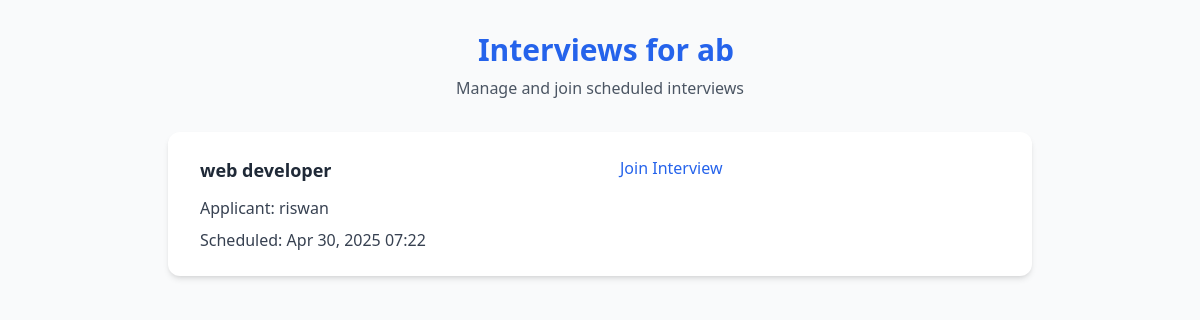
The page /interviews/interviews/1/ on the database its author committed.
### organizations/models.py (models this page shows, shortened)
class Organization(models.Model):
    user = models.OneToOneField(User, on_delete=models.CASCADE)
    name = models.CharField(max_length=255)
    description = models.TextField(blank=True, null=True)
    website = models.URLField()
    registration_number = models.CharField(max_length=100)
    profile_image = models.ImageField(upload_to='profile_images/', blank=True, null=True)
    banner_image = models.ImageField(upload_to='banner_images/', blank=True, null=True)
    created_at = models.DateTimeField(auto_now_add=True)
    updated_at = models.DateTimeField(auto_now=True)
    is_verified = models.BooleanField(default=False)  # New verification field

### interviews/models.py (models this page shows)
class Interview(models.Model):
    job_application = models.ForeignKey(JobApplication, on_delete=models.CASCADE, related_name='interviews')
    scheduled_time = models.DateTimeField()
    interview_link = models.URLField()

### jobs/models.py (models this page shows, shortened)
class JobApplication(models.Model):
    job = models.ForeignKey(JobPosting, on_delete=models.CASCADE, related_name='applications')
    applicant = models.ForeignKey(User, on_delete=models.CASCADE, related_name='applications')
    applied_on = models.DateTimeField(auto_now_add=True)
    status = models.CharField(max_length=50, choices=[
        ('pending', 'Pending'),
        ('accepted', 'Accepted'),
        ('rejected', 'Rejected'),
        ('interview_scheduled', 'Interview Scheduled'),
        ('offer_made', 'Offer Made'),
    ],
     default='pending'
    )
    cv = models.FileField(upload_to='cvs/', blank=True, null=True)

class JobPosting(models.Model):
    organization = models.ForeignKey(Organization, on_delete=models.CASCADE, related_name='job_postings')
    title = models.CharField(max_length=255)
    description = models.TextField()
    required_qualifications = models.TextField()
    required_skills = models.ManyToManyField(Skill, blank=True)  # Use the same Skill model
    location = models.CharField(max_length=100)
    posted_on = models.DateTimeField(auto_now_add=True)
    application_deadline = models.DateTimeField()
    job_post_image = models.ImageField(upload_to='job_images/', blank=True, null=True)
    posted_by = models.ForeignKey(User,on_delete=models.SET_NULL,null=True,related_name='posted_jobs')

### interviews/views.py (the view)
# urls.py: path('interviews/<int:org_id>/', interview_list, name='interview_list'),
def interview_list(request, org_id):
    organization = get_object_or_404(Organization, id=org_id)  # Get organization
    job_posts = JobPosting.objects.filter(organization=organization)  # Get job posts of this organization
    interviews = Interview.objects.filter(job_application__job__in=job_posts)  # Filter interviews via job application
    context = {
        'organization': organization,
        'interviews': interviews,
    }
    return render(request, 'interviews/interview_list.html', context)

### interviews/templates/interviews/interview_list.html (shortened to what this page needs)
{% load static tailwind_tags %}
<!DOCTYPE html>
<html lang="en">
<head>
    {% tailwind_css %}
    <link href="https://cdn.jsdelivr.net/npm/remixicon@3.5.0/fonts/remixicon.css" rel="stylesheet">
</head>
<body class="bg-gray-50 min-h-screen">
    <div class="max-w-4xl mx-auto px-4 py-8">
        <div class="text-center mb-8">
            <h1 class="text-3xl font-bold text-blue-600 mb-2 flex items-center justify-center">
                Interviews for {{ organization.name }}
            </h1>
            <p class="text-gray-600">Manage and join scheduled interviews</p>
        </div>
        <div class="bg-white rounded-xl shadow-md overflow-hidden">
            {% if interviews %}
            <ul class="divide-y divide-gray-200">
                {% for interview in interviews %}
                <li class="p-6 hover:bg-gray-50 transition-colors duration-150">
                    <div class="grid grid-cols-1 md:grid-cols-2 gap-6">
                        <div>
                            <div class="flex items-center mb-3">
                                <h3 class="font-semibold text-lg text-gray-800">
                                    {{ interview.job_application.job.title }}
                                </h3>
                            </div>
                            <div class="space-y-2">
                                <div class="flex items-center">
                                    <span class="text-gray-700">
                                        <span class="font-medium">Applicant:</span>
                                        {{ interview.job_application.applicant.username }}
                                    </span>
                                </div>
                                <div class="flex items-center">
                                    <span class="text-gray-700">
                                        <span class="font-medium">Scheduled:</span>
                                        {{ interview.scheduled_time|date:"M d, Y H:i" }}
                                    </span>
                                </div>
                            </div>
                        </div>
                        <div class="flex flex-col justify-between">
                            <div class="flex items-center mb-4">
                                <a href="{{ interview.interview_link }}" target="_blank"
                                   class="text-blue-600 hover:text-blue-800 hover:underline flex items-center">
                                    Join Interview
                                </a>
                            </div>
                        </div>
                    </div>
                </li>
                {% endfor %}
            </ul>
            {% endif %}
        </div>
    </div>
</body>
</html>

### rows shown on the page
Organization: name "ab"
Interview: job_application.job "web developer", job_application.applicant.username "riswan", scheduled_time "Apr 30, 2025 07:22"
